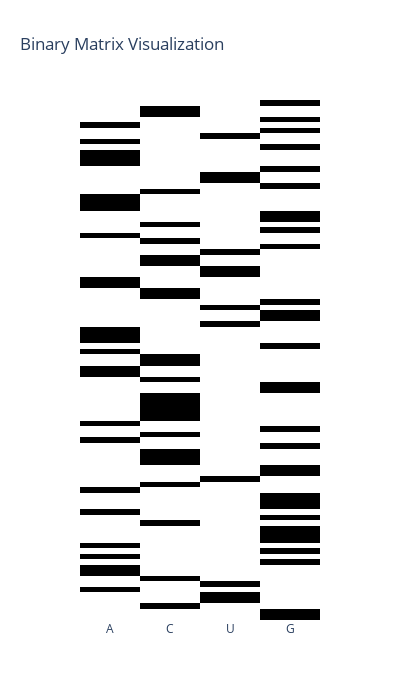

The notebook cell saved with this chart:
### Code cell
view_one_hot(X_encoded, structure_no=0,plot=False,height=700, width=400,save=True)

### Figure 1 — Plotly figure (JSON) as saved in the notebook; plotly's stock layout.template omitted (floating-point values rounded to 4 significant figures; data arrays with more than 128 entries replaced by an {"elided": "..."} marker saying what was removed)
{"data": [{"colorscale": [[0, "white"], [1, "black"]], "showscale": false, "type": "heatmap", "z": {"elided": "94x4 int values"}}], "layout": {"height": 700, "plot_bgcolor": "white", "title": {"text": "Binary Matrix Visualization"}, "width": 400, "xaxis": {"tickmode": "array", "ticktext": ["A", "C", "U", "G"], "tickvals": [0, 1, 2, 3]}, "yaxis": {"tickmode": "array", "ticktext": ["1", "2", "3", "4", "5", "6", "7", "8", "9", "10", "11", "12", "13", "14", "15", "16", "17", "18", "19", "20", "21", "22", "23", "24", "25", "26", "27", "28", "29", "30", "31", "32", "33", "34", "35", "36", "37", "38", "39", "40", "41", "42", "43", "44", "45", "46", "47", "48", "49", "50", "51", "52", "53", "54", "55", "56", "57", "58", "59", "60", "61", "62", "63", "64", "65", "66", "67", "68", "69", "70", "71", "72", "73", "74", "75", "76", "77", "78", "79", "80", "81", "82", "83", "84", "85", "86", "87", "88", "89", "90", "91", "92", "93", "94"], "tickvals": []}}}
